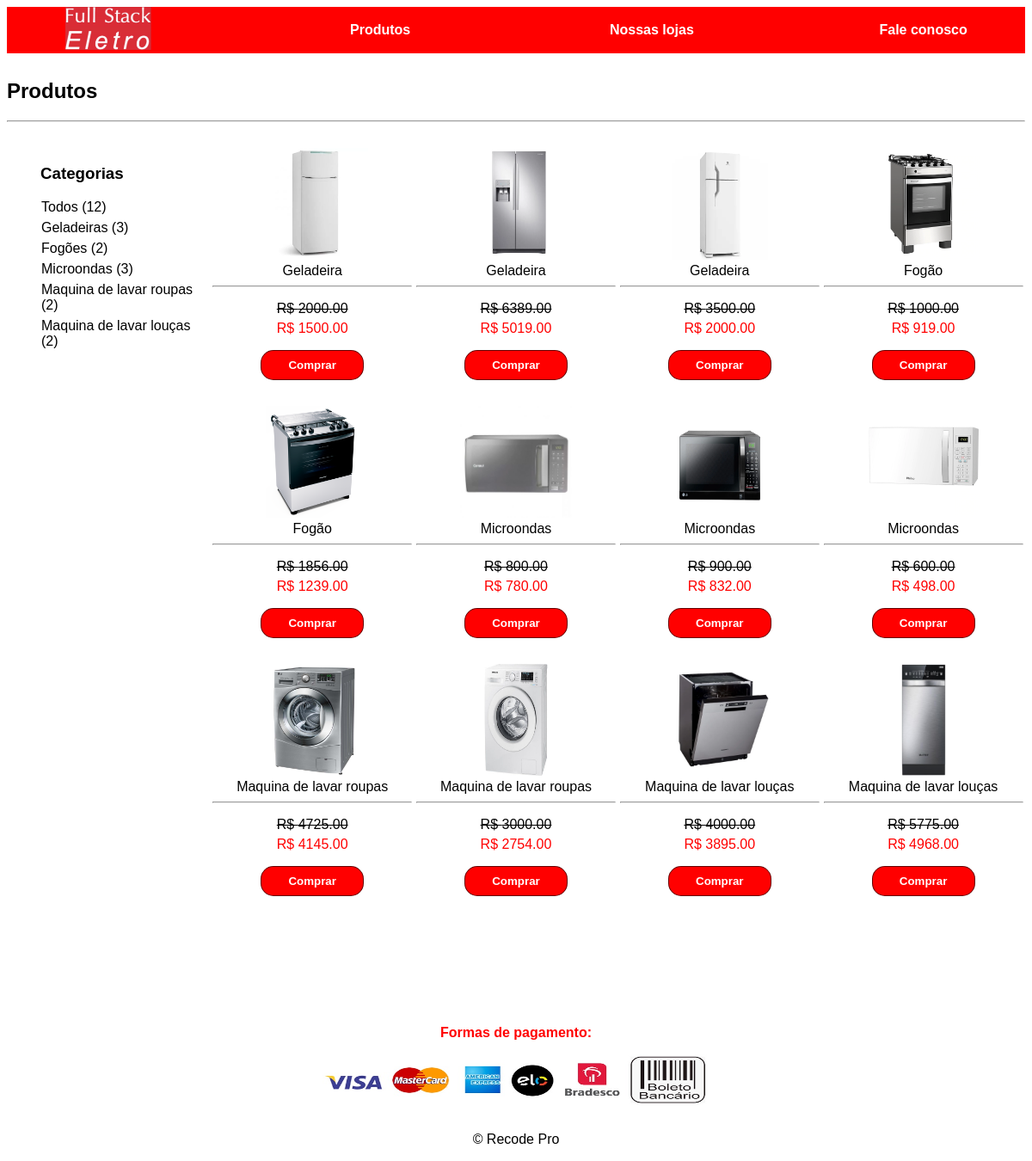
/produtos.php, run on the app's committed database.
### tables this page shows
CREATE TABLE `produtos` (
  `id_produto` INT NOT NULL AUTO_INCREMENT,
  `nome` VARCHAR(100) NULL,
  `descricao` VARCHAR(300) NULL,
  `preco_antigo` DECIMAL(8,2) NULL,
  `preco` DECIMAL(8,2) NULL,
  `imagem` VARCHAR(300) NULL,
  PRIMARY KEY (`id_produto`));

### html/produtos.php (the view, shortened to what this page needs)
<?php include_once('../includes/head.php');?>
</head>
<body>
<?php include_once('../includes/menu.php');?>
    <header>
        <h2>Produtos</h2>
        <hr>
    </header>
    <main id="cateprod">
        <section class="categorias">
            <h3>Categorias</h3>
            <ul>
                <li onclick="exibir_todos()" onmouseover="style.cursor='pointer';">Todos (12)</li>
                <li onclick="exibir_categoria('geladeira')" onmouseover="style.cursor='pointer';">Geladeiras (3)</li>
                <li onclick="exibir_categoria('fogao')" onmouseover="style.cursor='pointer';">Fogões (2)</li>
                <li onclick="exibir_categoria('microondas')" onmouseover="style.cursor='pointer';">Microondas (3)</li>
                <li onclick="exibir_categoria('lavaropas')" onmouseover="style.cursor='pointer';">Maquina de lavar roupas (2)</li>
                <li onclick="exibir_categoria('lavalocas')" onmouseover="style.cursor='pointer';">Maquina de lavar louças (2)</li>
            </ul>
        </section>
        <section class="produtos">
            <?php
                require_once('../conexoes/conect.php');
                $sqlSel = "SELECT * FROM produtos;";
                $resultado = mysqli_query($conexao,$sqlSel);
                while($row = mysqli_fetch_assoc($resultado)){
            ?>
                    <div class="box_produto" id="<?php echo $row['nome']?>">
                        <img src="<?php echo $row['imagem']?>" alt="<?php echo $row['nome'] ?>" title="<?php echo $row['nome'] ?>" onclick="destaque(this)">
                        <br>
                        <?php echo $row['descricao']?>
                        <hr>
                        <p class="velho">R$ <?php echo $row['preco_antigo'] ?></p>
                        <p class="novo" >R$ <?php echo $row['preco']?></p>
                        <button class="comprar" ><a href="./comprar.php?produto=<?php echo $row['id_produto'];?>"> Comprar </a></button>
                    </div>
            <?php
                }
            ?>
        </section>
    </main>
<?php
    include_once('../includes/footer.php');
?>

### includes/head.php (shortened to what this page needs)
<!DOCTYPE html>
<html lang="pt-br">
<head>
    <link rel="stylesheet" href="../css/estilo.css">

### includes/menu.php
<nav class="menu">
    <a href="../html/index.php"> <img src="../fotos/asd.png" alt="Logo Fullstack"></a>
    <a href="../html/produtos.php">Produtos</a>
    <a href="../html/lojas.php">Nossas lojas</a>
    <a href="../html/contato.php">Fale conosco</a>
</nav>

### includes/footer.php
    <footer class='rodape'>
        <p id='formas_pagamento'>Formas de pagamento:</p>
        <img src='../fotos/logo pagamento.jpg' alt='Formas de pagamento'>
        <p>&copy; Recode Pro</p>
    </footer>
</body>
</html>

### css/estilo.css (style rules this page uses)
body { font-family: Arial, Helvetica, sans-serif; }
header { margin: 30px 0px 30px 0px; }
#formas_pagamento { color: red; font-weight: bold; }
.menu { background-color:#ff0000; width: 100%; display: flex; justify-content: space-between; text-align: center; align-items: center; }
.menu a { font-weight: bold; text-decoration: none; color: white; width: 20%; }
.menu a img { width: 100px; }
.rodape { margin-top: 120px; text-align: center; }
.rodape img { width: 450px; height: 60px; margin-bottom: 10px; }
#cateprod { width: 100%; display: flex; box-sizing: border-box; }
.categorias { width: 20%; }
.categorias h3 { margin-left: 39px; }
.categorias ul li { list-style: none; text-align: left; padding-bottom: 6px; }
.produtos { width: 80%; display: flex; flex: 1; flex-wrap: wrap; }
.box_produto { width: 25%; text-align: center; margin-bottom: 30px; }
.box_produto img { width: 130px; height: 130px; }
.box_produto hr { width: 230px; }
.velho { text-decoration:line-through; margin-bottom: 0px; padding-bottom: 0px; }
.novo { color: red; margin-top: 0px; padding-top: 5px; }
.comprar { background-color: red; border: 1px solid rgba(0, 0, 0, .6); width: 120px; height: 35px; border-radius: 15px; }
.comprar a { text-decoration: none; color: white; text-align: center; font-weight: bolder; }

### data on the page
produtos: imagem+nome (picture), descricao "Geladeira", preco_antigo "2000.00", preco "1500.00"
produtos: imagem+nome (picture), descricao "Geladeira", preco_antigo "6389.00", preco "5019.00"
produtos: imagem+nome (picture), descricao "Geladeira", preco_antigo "3500.00", preco "2000.00"
produtos: imagem+nome (picture), descricao "Fogão", preco_antigo "1000.00", preco "919.00"
produtos: imagem+nome (picture), descricao "Fogão", preco_antigo "1856.00", preco "1239.00"
produtos: imagem (picture), descricao "Microondas", preco_antigo "800.00", preco "780.00"
produtos: imagem (picture), descricao "Microondas", preco_antigo "900.00", preco "832.00"
produtos: imagem (picture), descricao "Microondas", preco_antigo "600.00", preco "498.00"
produtos: imagem (picture), descricao "Maquina de lavar roupas", preco_antigo "4725.00", preco "4145.00"
produtos: imagem (picture), descricao "Maquina de lavar roupas", preco_antigo "3000.00", preco "2754.00"
produtos: imagem (picture), descricao "Maquina de lavar louças", preco_antigo "4000.00", preco "3895.00"
produtos: imagem (picture), descricao "Maquina de lavar louças", preco_antigo "5775.00", preco "4968.00"
